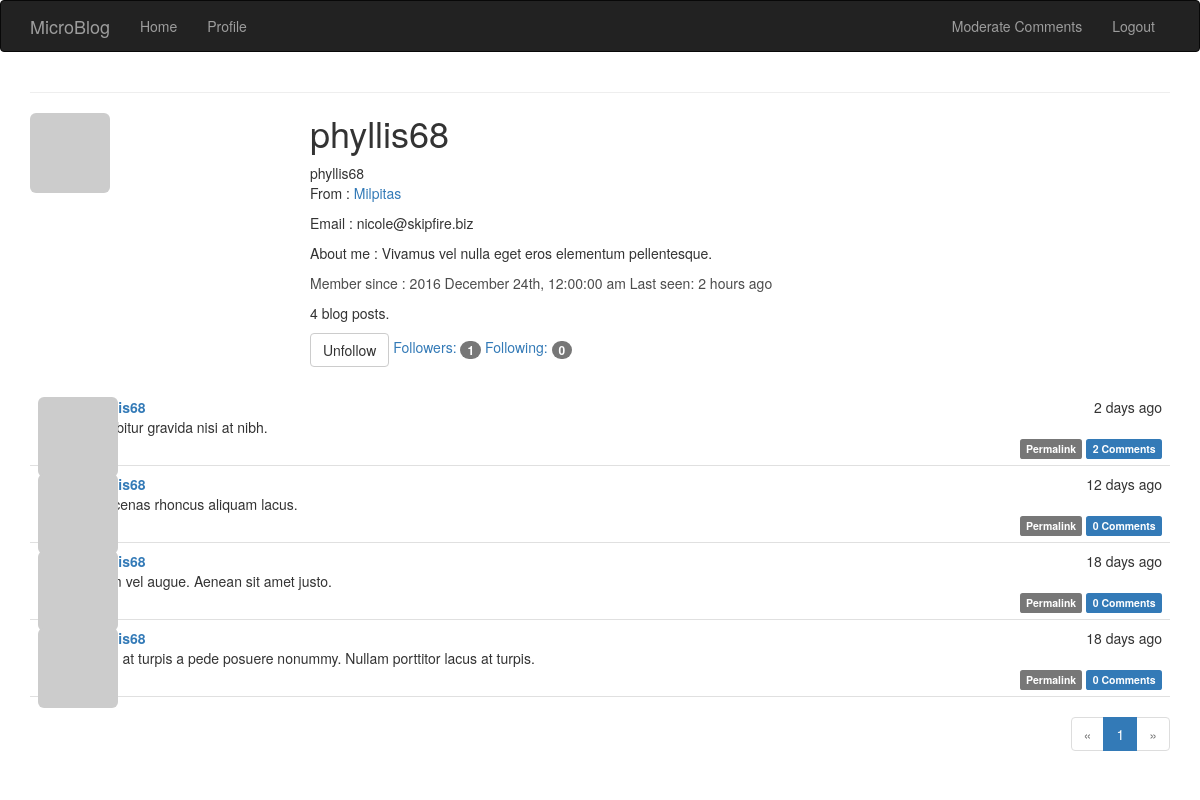
The page /user/36 (signed in) on the database its author committed.
### app/models.py (models this page shows, shortened)
class User(db.Model):
    id = db.Column(db.Integer, primary_key = True)
    name = db.Column(db.String(64), index = True, unique = True)
    email = db.Column(db.String(120), index = True, unique = True)
    role_id = db.Column(db.Integer, db.ForeignKey('role.id'))
    password_hash = db.Column(db.String(128))
    posts = db.relationship('Post', backref = 'author', lazy = 'dynamic')
    location = db.Column(db.String(64))
    about_me = db.Column(db.String(140))
    member_since = db.Column(db.DateTime(), default=datetime.now)
    last_seen = db.Column(db.DateTime(), default=datetime.now)
    avatar_hash = db.Column(db.String(32))
    followed = db.relationship('Follow',
                               foreign_keys=[Follow.follower_id],
                               backref=db.backref('follower', lazy='joined'),
                               lazy='dynamic',
                               cascade='all, delete-orphan')
    followers = db.relationship('Follow',
                                foreign_keys=[Follow.followed_id],
                                backref=db.backref('followed', lazy='joined'),
                                lazy='dynamic',
                                cascade='all, delete-orphan')
    comments = db.relationship('Comment', backref='author', lazy='dynamic')
    def is_following(self, user):
        return self.followed.filter_by(
            followed_id=user.id).first() is not None
    def gravatar(self, size=100, default='identicon', rating='g'):
        if request.is_secure:
            url = 'https://secure.gravatar.com/avatar'
        else:
            url = 'http://www.gravatar.com/avatar'
        hash = self.avatar_hash or hashlib.md5(
            self.email.encode('utf-8')).hexdigest()
        return '{url}/{hash}?s={size}&d={default}&r={rating}'.format(
            url=url, hash=hash, size=size, default=default, rating=rating)
    @property
    def password(self):
        raise AttributeError('password is not a readable attribute')

class Post(db.Model):
    id = db.Column(db.Integer, primary_key = True)
    body = db.Column(db.String(140))
    timestamp = db.Column(db.DateTime(), default=datetime.now)
    user_id = db.Column(db.Integer, db.ForeignKey('user.id'))
    comments = db.relationship('Comment', backref='post', lazy='dynamic')

### app/views.py (the view)
@app.route('/user/<int:user_id>', methods = ['GET', 'POST'])
@login_required
def users(user_id):
    user = User.query.filter_by(id = user_id).first()
    if user is None:
        flash('The user is not exist!')
        return render_template('404.html')
    page = request.args.get('page', 1, type=int)
    pagination = user.posts.order_by(Post.timestamp.desc()).paginate(
        page, per_page=current_app.config['FLASKY_POSTS_PER_PAGE'],
        error_out=False)
    blogs = pagination.items
    return render_template(
        'user.html',
        user = user,
        posts = blogs,
        pagination = pagination)

### app/views.py (called while the page is built)
@lm.user_loader
def load_user(user_id):
    return User.query.get(int(user_id))

### app/templates/user.html (shortened to what this page needs)
{% extends "base.html" %}
{% import "_macros.html" as macros %}
{% block page_content %}
<div calss="page-header">
<img class="img-rounded profile-thumbnail" src="{{ user.gravatar(size=256) }}">
<div class="profile-header">
<h1>{{ user.name }}</h1>
{% if user.name or user.location %}
        <p>
            {% if user.name %}{{ user.name }}<br>{% endif %}
            {% if user.location %}
                From : <a href="https://maps.google.com/?q={{ user.location }}">{{ user.location }}</a><br>
            {% endif %}
        </p>
{% endif %}
<p>Email : {{ user.email }}</p>
<p>About me : {{ user.about_me }}</p>
<p style="color:#4c4c4c;">
Member since : {{ moment(user.member_since).format('YYYY MMMM Do, h:mm:ss a') }}
    Last seen: {{ moment(user.last_seen).fromNow() }}
</p>
<p>{{ user.posts.count() }} blog posts. </p>
<p>
{% if user != current_user %}
    {% if not current_user.is_following(user) %}
    <a href="{{ url_for('follow', name=user.name) }}" class="btn btn-primary">Follow</a>
    {% else %}
    <a href="{{ url_for('unfollow', name=user.name) }}" class="btn btn-default">Unfollow</a>
    {% endif %}
{% endif %}
<a href="{{ url_for('followers', name=user.name) }}">Followers: <span class="badge">{{ user.followers.count() - 1 }}</span></a>
<a href="{{ url_for('followed_by', name=user.name) }}">Following: <span class="badge">{{ user.followed.count() - 1 }}</span></a>
</p>
</div>
</div>
<div class="post-tabs">
{% include '_posts.html' %}
</div>
{% if pagination %}
<div class="pagination">
    {{ macros.pagination_widget(pagination, 'users', user_id = user.id) }}
</div>
{% endif %}
{% endblock %}

### app/templates/_posts.html (shortened to what this page needs)
<ul class="posts">
    {% for post in posts %}
    <li class="post">
        <div class="post-thumbnail">
            {% if current_user.is_authenticated %}
            <a href="{{ url_for('users', user_id = post.author.id) }}">
            <img class="img-rounded profile-thumbnail" src="{{ post.author.gravatar(size=40) }}">
            </a>
            {% else %}
            <a><img class="img-rounded profile-thumbnail" src="{{ post.author.gravatar(size=40) }}"></a>
            {% endif %}
        </div>
        <div class="post-content">
            <div class="post-date">{{ moment(post.timestamp).fromNow() }}</div>
            <div class="post-author">
            {% if current_user.is_authenticated %}
            <a href="{{ url_for('users', user_id = post.author.id) }}">{{ post.author.name }}</a>
            {% else %}
            {{ post.author.name }}
            {% endif %}
            </div>
            <div class="post-body">
                {% if post.body_html %}
                    {{ post.body_html | safe }}
                {% else %}
                    {{ post.body }}
                {% endif %}
            </div>
            <div class="post-footer">
                <a href="{{ url_for('post', id=post.id) }}">
                    <span class="label label-default">Permalink</span>
                </a>
                <a href="{{ url_for('post', id=post.id) }}#comments">
                    <span class="label label-primary">{{ post.comments.count() }} Comments</span>
                </a>
            </div>
        </div>
    </li>
    {% endfor %}
</ul>

### app/static/styles.css (style rules this page uses)
.profile-thumbnail { position: absolute; }
.profile-header { min-height: 260px; margin-left: 280px; }
div.post-tabs { margin-top: 16px; }
ul.posts { list-style-type: none; padding: 0px; margin: 16px 0px 0px 0px; border-top: 1px solid #e0e0e0; }
div.post-tabs ul.posts { margin: 0px; border-top: none; }
ul.posts li.post { padding: 8px; border-bottom: 1px solid #e0e0e0; }
div.post-date { float: right; }
div.post-author { font-weight: bold; }
div.post-thumbnail { position: absolute; }
div.post-content { margin-left: 48px; min-height: 48px; }
div.post-footer { text-align: right; }
div.pagination { width: 100%; text-align: right; padding: 0px; margin: 0px; }

### rows shown on the page
User: name "phyllis68", location "Milpitas", email "nicole@skipfire.biz", about_me "Vivamus vel nulla eget eros elementum pellentesque.", member_since "2016 December 24th, 12:00:00 am", last_seen "2 hours ago"
Post: timestamp "2 days ago", body "Curabitur gravida nisi at nibh.", comments.count "2"
Post: timestamp "12 days ago", body "Maecenas rhoncus aliquam lacus.", comments.count "0"
Post: timestamp "18 days ago", body "Etiam vel augue. Aenean sit amet justo.", comments.count "0"
Post: timestamp "18 days ago", body "Proin at turpis a pede posuere nonummy. Nullam porttitor lacus at turpis.", comments.count "0"

### other values the page prints
{{ user.posts.count() }} "4"
{{ user.followers.count() - 1 }} "1"
{{ user.followed.count() - 1 }} "0"
{{ p }} "1"
